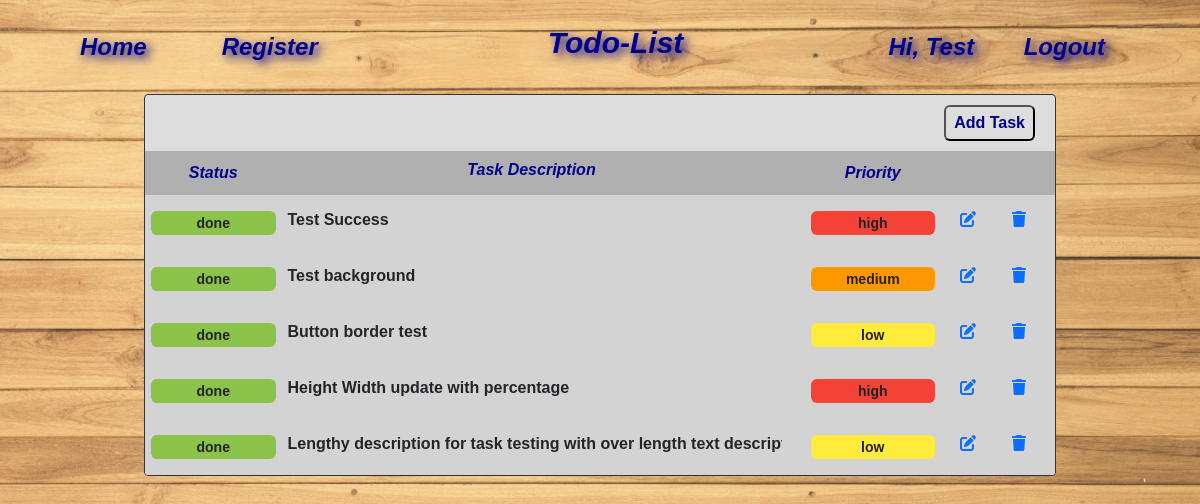
The page /apps/todo (signed in) on the database as committed earlier.
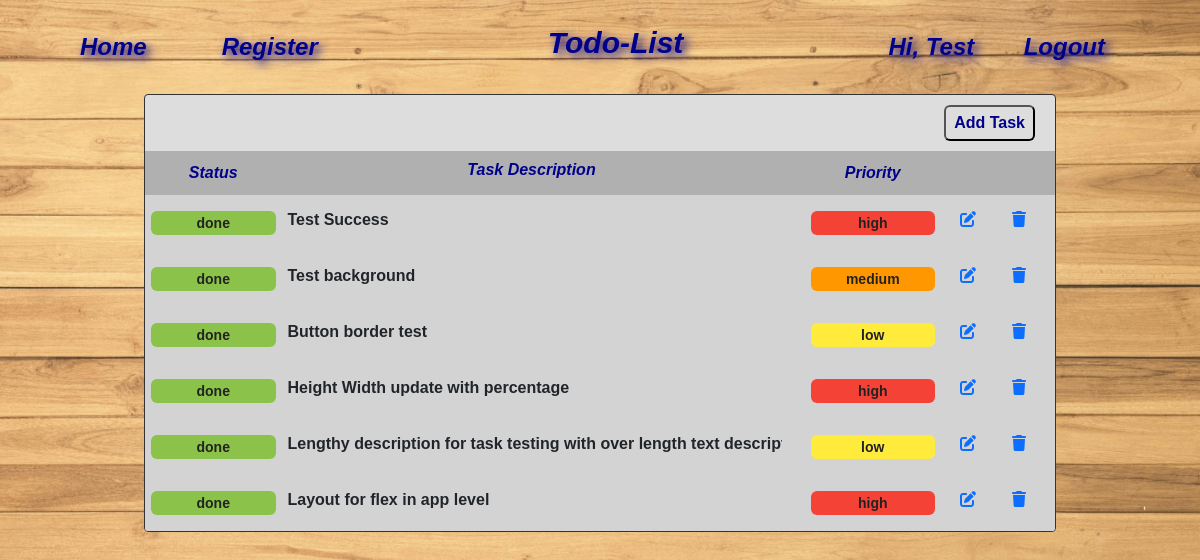
The same page on the database as committed later.
### todo/models.py (models this page shows, shortened)
class TodoList(models.Model):
    user = models.ForeignKey(User, on_delete=models.CASCADE)
    status = models.CharField(max_length=50, default="pending")
    description = models.CharField(max_length=500)
    priority = models.CharField(max_length=50, default="low")
    created_at = models.DateTimeField(auto_now_add=True)

### todo/views.py (the view)
# urls.py: path('apps/', include('todo.urls')),
def todo(request):
    tasks = TodoList.objects.filter(user = request.user)
    return render(request, 'todo.html', {'tasks': tasks})

### templates/todo.html (shortened to what this page needs)
{% extends 'background.html' %}
{% load static %}
{% block page_title %}Todo-List{% endblock %}
{% block content %}
<div class="app-content">
    <div class="todo-layout">
        <div style="justify-content: right; text-align:right; padding: 10px 20px;">
            <button type="button" class="add-button" data-bs-toggle="modal" data-bs-target="#addTaskModal">Add Task</button>
        </div>
        <table id="task-table" class="todo-grid">
            <thead>
                <tr>
                    <th>Status</th>
                    <th>Task Description</th>
                    <th>Priority</th>
                    <th></th>
                </tr>
            </thead>
            <tbody>
                {% for task in tasks %}
                <tr id="row-{{ task.id }}" style="background-color: #d3d3d3;">
                    <td>
                        <button class="status-button {{ task.status }}-status">{{ task.status }}</button>
                    </td>
                    <td>
                        <p>{{ task.description }}</p>
                    </td>
                    <td>
                        <button class="status-button {{ task.priority }}-priority">{{ task.priority }}</button>
                    </td>
                    <td style="display:flex; align-items:center;">
                        <a href="#" class="btn btn-link" style="margin-right:10px;text-align:center;"
                            data-task-id="{{ task.id }}" id="edit-btn">
                            <i class="fas fa-edit" data-bs-toggle="modal" data-bs-target="#editTaskModal"></i>
                        </a>
                        <a href="#" class="btn btn-link ml-2" id="delete-btn" style="margin-right:10px;text-align:center;"
                            data-task-id="{{ task.id }}">
                            <i class="fas fa-trash" data-bs-toggle="modal" data-bs-target="#deleteTaskModal"></i>
                        </a>
                    </td>
                </tr>
                {% endfor %}
            </tbody>
        </table>
    </div>
</div>
{% endblock %}

### templates/background.html (shortened to what this page needs)
{% load static %}
<!DOCTYPE html>
<html lang="en">
<head>
    <link rel="stylesheet" href="{% static 'bootstrap.css' %}">
    <link rel="stylesheet" href="{% static 'css/all.min.css' %}">
    <link rel="stylesheet" href="{% static 'style.css' %}">
</head>
<body>
    <div class="layout">
        <div class="navbar-container">
            <nav>
                <ul class="navbar-left">
                    <li><a href="/">Home</a></li>
                    <li><a href="{% url 'register' %}">Register</a></li>
                </ul>
                <div class="nav-header">
                    <h1>{% block page_title %}{% endblock %}</h1>
                </div>
                <ul class="navbar-right">
                    <li>
                        <div>
                            {% if user.is_authenticated %}
                            <span class="user_greet" style="margin-right:15px;">Hi, {{ user.first_name }}</span>
                            <a href="{% url 'logout' %}">Logout</a>
                            {% else %}
                            <a href="{% url 'login' %}">Login</a>
                            {% endif %}
                        </div>
                    </li>
                </ul>
            </nav>
        </div>
        {% block content %}
        {% endblock %}
    </div>
</body>
</html>

### static/style.css (style rules this page uses)
* { margin: 0; padding: 0; box-sizing: border-box; }
body { justify-content: center; align-items: center; margin: 0; background-color: #f0f0f0; font-family: Arial, sans-serif; }
.layout { display: flex; flex-direction: column; padding: 30px; }
.app-content { display: flex; justify-content: center; align-items: center; flex-wrap: wrap; }
h1 { padding: 15px; text-align: center; font-size: 30px; font-family: Arial, Helvetica, sans-serif; font-weight: bolder; font-style: italic; color: darkblue; text-shadow: 4px 4px 10px darkblue; }
.navbar-container { background-color: rgba(0, 0, 0, 0); }
nav { display: flex; width: 100%; justify-content: space-between; align-items: center; padding: 10px 20px; position: sticky; top: 0; z-index: 1000; margin-top: -30px; }
.navbar-left, .navbar-right { display: flex; list-style-type: none; padding: 0; margin: 0; }
nav ul li { margin-right: 15px; }
nav ul li a { margin: 0 20px; text-decoration: none; font-size: 24px; font-family: Arial, Helvetica, sans-serif; font-weight: bolder; font-style: italic; color: darkblue; text-shadow: 4px 4px 10px darkblue; border-radius: 6px; box-sizing: border-box; text-align: center; transition: background-color 0.3s, border-color 0.3s; padding: 5px 10px; }
.nav-header { text-align: center; flex-grow: 1; }
.user_greet { margin: 0 20px; text-align: center; text-decoration: none; font-size: 24px; font-family: Arial, Helvetica, sans-serif; font-weight: bolder; font-style: italic; color: darkblue; text-shadow: 4px 4px 10px darkblue; }
.todo-layout { width: 80%; overflow: auto; background-color: #ddd; border-radius: 4px; border: 1px solid #333; }
.todo-grid { width: 100%; border-collapse: collapse; padding: 10px; }
th { padding: 10px; text-align: center; vertical-align: middle; font-family: Arial, Helvetica, sans-serif; font-weight: bolder; font-style: italic; color: darkblue; }
td { padding: 6px; text-align: left; vertical-align: middle; }
thead { background-color: #b0b0b0; }
.todo-grid th:nth-child(1), .todo-grid td:nth-child(1) { justify-content: center; text-align: center; width: 15%; }
.todo-grid th:nth-child(2) { justify-content: center; text-align: center; }
.todo-grid th:nth-child(2), .todo-grid td:nth-child(2) { display: flex; width: 100%; max-width: 500px; overflow: auto; font-weight: bolder; align-items: center; line-height: normal; white-space: nowrap; scrollbar-width: none; overflow: auto; }
.todo-grid th:nth-child(3), .todo-grid td:nth-child(3) { justify-content: center; text-align: center; width: 15%; }
.todo-grid th:nth-child(4), .todo-grid td:nth-child(4) { width: 10%; }
.add-button { transition-duration: 0.4s; font-family: Arial, Helvetica, sans-serif; font-weight: bolder; font-size: 16px; color: darkblue; padding: 4px 8px; border-radius: 6px; background-color: #ddd; }
.status-button { font-family: Arial, Helvetica, sans-serif; font-weight: bolder; font-size: 14px; width: 100%; color: #222; align-items: center; justify-content: center; text-align: center; padding: 4px 8px; border-radius: 6px; line-height: normal; border: none; box-sizing: border-box; }
.status-button.done-status { background-color: #8bc34a; }
.status-button.low-priority { background-color: #ffeb3b; }
.status-button.medium-priority { background-color: #ff9800; }
.status-button.high-priority { background-color: #f44336; }

Rows that differ between the two databases and show on the page:
added TodoList: status "done", description "Layout for flex in app level", priority "high"
